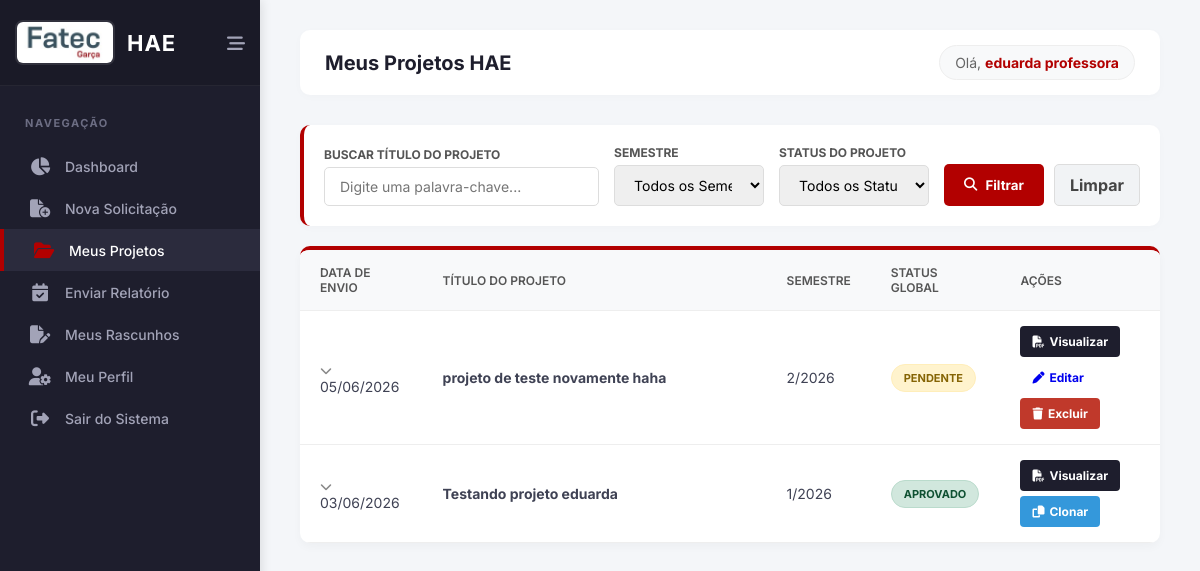
Page /meus_projetos.php (signed in) on the earlier database version.
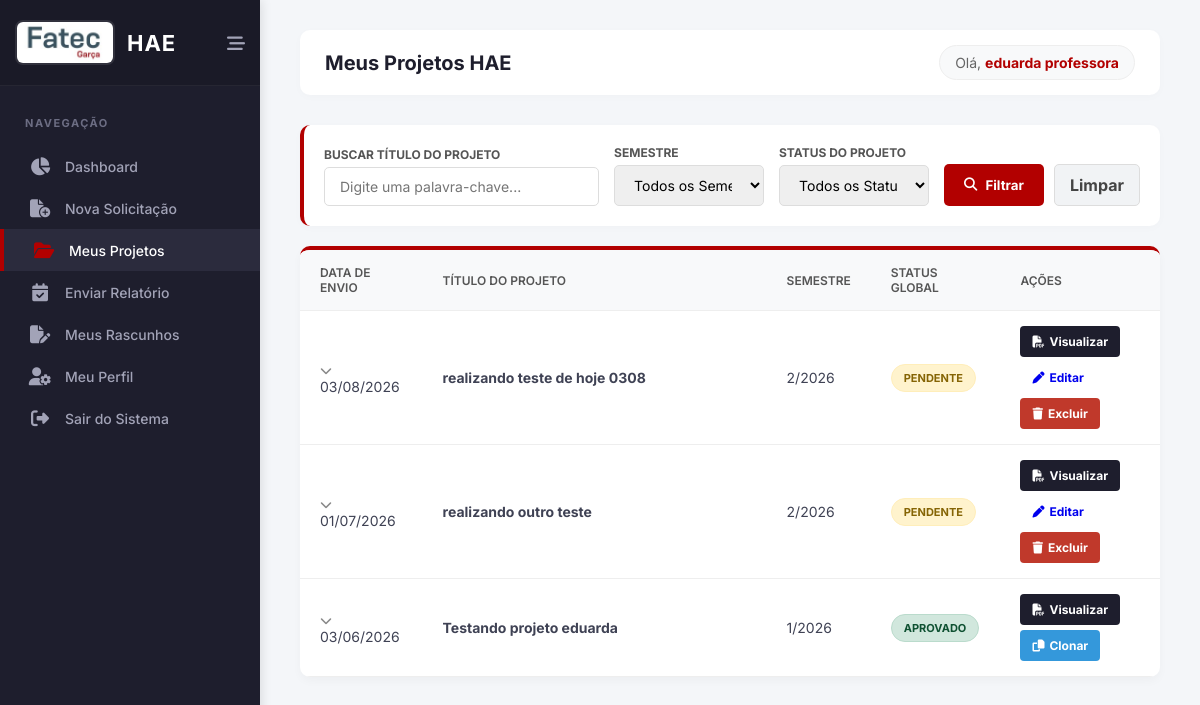
Same page on the later database version.
### tables this page shows
CREATE TABLE `solicitacoes_hae` (
  `id` int(11) NOT NULL,
  `professor_id` int(11) NOT NULL,
  `coordenador_alvo_id` int(11) DEFAULT NULL,
  `coordenador_indicado_id` int(11) DEFAULT NULL,
  `coordenador_id` int(11) DEFAULT NULL,
  `diretor_id` int(11) DEFAULT NULL,
  `parecer_coordenador` text DEFAULT NULL,
  `data_aprovacao_coordenador` date DEFAULT NULL,
  `data_parecer_coordenador` date DEFAULT NULL,
  `semestre` varchar(10) NOT NULL,
  `quantidade_horas` int(11) NOT NULL,
  `horas_aprovadas` int(11) DEFAULT NULL,
  `titulo_projeto` varchar(150) NOT NULL,
  `projeto_anterior` tinyint(1) DEFAULT 0,
  `nome_projeto_anterior` varchar(150) DEFAULT NULL,
  `objetivos_escola` text DEFAULT NULL,
  `horas_aula` int(11) NOT NULL,
  `horas_atividade` int(11) NOT NULL,
  `horas_especificas` int(11) NOT NULL,
  `total_semanal` int(11) NOT NULL,
  `total_mensal` int(11) NOT NULL,
  `categoria` varchar(255) NOT NULL,
  `justificativa` text NOT NULL,
  `objetivo` text NOT NULL,
  `metodologia` text NOT NULL,
  `envolvidos` text NOT NULL,
  `recursos_necessarios` set('Financeiro','Físico','Humano') NOT NULL,
  `detalhamento_recursos` text DEFAULT NULL,
  `cronograma` text NOT NULL,
  `resultados_esperados` text NOT NULL,
  `status_aprovacao` enum('Pendente','Aprovado','Rejeitado') DEFAULT 'Pendente',
  `status_coordenador` varchar(20) DEFAULT 'Pendente',
  `status_diretor` varchar(20) DEFAULT 'Pendente',
  `parecer_diretor` text DEFAULT NULL,
  `data_aprovacao_diretor` date DEFAULT NULL,
  `assinatura_coordenador` varchar(255) DEFAULT NULL,
  `assinatura_diretor` varchar(255) DEFAULT NULL,
  `data_criacao` timestamp NOT NULL DEFAULT current_timestamp()
);

### meus_projetos.php (the view, shortened to what this page needs)
<?php
require 'config/conexao.php';
$usuario_id = $_SESSION['usuario_id'];
$filtro_busca = isset($_GET['busca']) ? trim($_GET['busca']) : '';
$filtro_status = isset($_GET['status_filtro']) ? trim($_GET['status_filtro']) : 'Todos';
$where = ["professor_id = ?"];
$params = [$usuario_id];
$sql_proj = "SELECT * FROM solicitacoes_hae WHERE " . implode(" AND ", $where) . " ORDER BY data_criacao DESC";
$stmt_proj = $pdo->prepare($sql_proj);
$stmt_proj->execute($params);
$projetos_total = $stmt_proj->fetchAll(PDO::FETCH_ASSOC);
$limite_por_pagina = 10;
$pagina_atual_pag = isset($_GET['pagina']) ? (int) $_GET['pagina'] : 1;
$offset = ($pagina_atual_pag - 1) * $limite_por_pagina;
$projetos = array_slice($projetos_total, $offset, $limite_por_pagina);
?>
<!DOCTYPE html>
<html lang="pt-BR">
<head>
    <link rel="stylesheet" href="assets/css/painel.css">
    <link rel="stylesheet" href="https://cdnjs.cloudflare.com/ajax/libs/font-awesome/6.4.0/css/all.min.css">
</head>
<body>
    <aside class="sidebar" id="sidebar">
        <div class="sidebar-header">
            <a href="painel.php" class="brand">
                <img src="img/cps_fatecgarca_logo.jfif" alt="Logo Fatec">
                <h2 class="brand-text">HAE</h2>
            </a>
            <button class="collapse-btn" id="collapse-btn" title="Minimizar Menu"><i class="fa-solid fa-bars-staggered"></i></button>
        </div>
        <nav class="menu">
            <div class="menu-title">Navegação</div>
            <ul>
                <li><a href="painel.php"><i class="fa-solid fa-chart-pie"></i> <span class="menu-text">Dashboard</span></a></li>
                <li><a href="nova_solicitacao.php"><i class="fa-solid fa-file-circle-plus"></i> <span class="menu-text">Nova Solicitação</span></a></li>
                <li><a href="meus_projetos.php" class="active"><i class="fa-solid fa-folder-open"></i> <span class="menu-text">Meus Projetos</span></a></li>
                <li><a href="enviar_relatorio.php"><i class="fa-solid fa-calendar-check"></i> <span class="menu-text">Enviar Relatório</span></a></li>
                <li><a href="meus_rascunhos.php"><i class="fa-solid fa-file-pen"></i> <span class="menu-text">Meus Rascunhos</span></a></li>
                <li><a href="perfil.php"><i class="fa-solid fa-user-gear"></i> <span class="menu-text">Meu Perfil</span></a></li>
                <li><a href="logout.php" class="logout-link"><i class="fa-solid fa-right-from-bracket"></i> <span class="menu-text">Sair do Sistema</span></a></li>
            </ul>
        </nav>
    </aside>
    <main class="main-content">
        <header class="header">
            <div class="header-top">
                <h1>Meus Projetos HAE</h1>
            </div>
            <div class="user-info">Olá, <strong><?php echo htmlspecialchars($_SESSION['usuario_nome']); ?></strong></div>
        </header>
        <form method="GET" class="filter-bar">
            <div class="filter-group" style="flex: 2;">
                <label>Buscar Título do Projeto</label>
                <input type="text" name="busca" placeholder="Digite uma palavra-chave..." value="<?php echo htmlspecialchars($filtro_busca); ?>">
            </div>
            <div class="filter-group">
                <label>Semestre</label>
                <select name="semestre">
                    <option value="Todos">Todos os Semestres</option>
                </select>
            </div>
            <div class="filter-group">
                <label>Status do Projeto</label>
                <select name="status_filtro">
                    <option value="Todos" <?php echo $filtro_status == 'Todos' ? 'selected' : ''; ?>>Todos os Status</option>
                </select>
            </div>
            <div style="display: flex; gap: 10px;">
                <button type="submit" class="btn-filtrar"><i class="fa-solid fa-magnifying-glass"></i> Filtrar</button>
                <a href="meus_projetos.php" class="btn-limpar">Limpar</a>
            </div>
        </form>
        <div class="card-table">
            <div style="overflow-x: auto;">
                <table>
                    <thead>
                        <tr>
                            <th>Data de Envio</th>
                            <th style="width: 40%;">Título do Projeto</th>
                            <th>Semestre</th>
                            <th>Status Global</th>
                            <th>Ações</th>
                        </tr>
                    </thead>
                    <tbody>
                        <?php if (count($projetos) > 0): ?>
                                    <?php foreach ($projetos as $proj): ?>
                                                <?php
                                                $badge_class = 'badge-pendente';
                                                if ($proj['status_aprovacao'] == 'Aprovado')
                                                    $badge_class = 'badge-aprovado';
                                                ?>
                                                <tr class="linha-mestra" id="mestra_<?php echo $proj['id']; ?>" onclick="toggleGaveta(<?php echo $proj['id']; ?>)">
                                                    <td><i class="fa-solid fa-chevron-down icone-expandir"></i> <?php echo date('d/m/Y', strtotime($proj['data_criacao'])); ?></td>
                                                    <td><strong><?php echo htmlspecialchars($proj['titulo_projeto']); ?></strong></td>
                                                    <td><?php echo htmlspecialchars($proj['semestre']); ?></td>
                                                    <td><span class="badge <?php echo $badge_class; ?>"><?php echo $proj['status_aprovacao']; ?></span></td>
                                                    <td onclick="event.stopPropagation();">
                                                        <div style="display: flex; gap: 5px; flex-wrap: wrap;">
                                                            <a href="documento_hae.php?id=<?php echo $proj['id']; ?>" target="_blank" class="btn-action btn-pdf"><i class="fa-solid fa-file-pdf"></i> Visualizar</a>
                                                            <?php if ($proj['status_aprovacao'] == 'Pendente'): ?>
                                                                <a href="nova_solicitacao.php?edit_id=<?php echo $proj['id']; ?>" class="btn-action btn-historico" title="Editar Projeto">
                                                                    <i class="fa-solid fa-pen"></i> Editar
                                                                </a>
                                                            <?php endif; ?>
                                                            <?php if ($proj['status_aprovacao'] == 'Aprovado'): ?>
                                                                <a href="nova_solicitacao.php?clone_id=<?php echo $proj['id']; ?>" class="btn-action btn-clone" title="Copiar este projeto para um novo semestre"><i class="fa-solid fa-copy"></i> Clonar</a>
                                                            <?php endif; ?>
                                                            <?php if ($proj['status_aprovacao'] != 'Aprovado'): ?>
                                                                <form method="POST" style="display:inline; margin:0; padding:0;" onsubmit="return confirm('ATENÇÃO: Tem certeza que deseja excluir definitivamente este projeto? Esta ação não pode ser desfeita.');">
                                                                    <button type="submit" class="btn-action btn-excluir" title="Apagar Projeto"><i class="fa-solid fa-trash"></i> Excluir</button>
                                                                </form>
                                                            <?php endif; ?>
                                                        </div>
                                                    </td>
                                                </tr>
                                    <?php endforeach; ?>
                        <?php else: ?>
                                    <tr><td colspan="5" style="text-align:center; padding: 40px; color: #888;">Nenhum projeto encontrado com estes filtros.</td></tr>
                        <?php endif; ?>
                    </tbody>
                </table>
            </div>
        </div>
    </main>
</body>
</html>

### assets/CSS/painel.css (style rules this page uses)
:root { --fatec-red: #b20000; --fatec-red-hover: #8a0000; --sidebar-bg: #1e1e2d; --sidebar-bg-hover: #2b2b3d; --sidebar-color: #a2a3b7; --sidebar-active: #ffffff; --body-bg: #f4f6f9; --text-color: #3f4254; --sidebar-width: 260px; --sidebar-collapsed-width: 80px; }
* { margin: 0; padding: 0; box-sizing: border-box; font-family: 'Inter', sans-serif; }
body { background-color: var(--body-bg); color: var(--text-color); display: flex; min-height: 100vh; overflow-x: hidden; }
.sidebar { width: var(--sidebar-width); background-color: var(--sidebar-bg); color: var(--sidebar-color); height: 100vh; position: fixed; left: 0; top: 0; transition: all 0.3s cubic-bezier(0.25, 0.8, 0.25, 1); z-index: 1000; display: flex; flex-direction: column; box-shadow: 2px 0 10px rgba(0,0,0,0.1); }
.sidebar-header { padding: 20px 15px; background-color: #1a1a27; display: flex; flex-direction: row; align-items: center; justify-content: space-between; border-bottom: 1px solid rgba(255,255,255,0.05); min-height: 80px; }
.brand { display: flex; flex-direction: row; align-items: center; text-decoration: none; color: #fff; gap: 12px; }
.brand img { width: 100px; height: 45px; object-fit: cover; border-radius: 8px; border: 2px solid rgba(255, 255, 255, 0.1); transition: 0.3s; }
.brand-text { font-size: 22px; font-weight: 700; letter-spacing: 1px; color: var(--sidebar-active); transition: 0.3s; white-space: nowrap; }
.collapse-btn { position: static; background: transparent; border: none; color: var(--sidebar-color); font-size: 18px; cursor: pointer; transition: 0.3s; display: flex; align-items: center; }
.menu { flex: 1; overflow-y: auto; padding: 20px 0; }
.menu-title { padding: 10px 25px; font-size: 11px; text-transform: uppercase; letter-spacing: 1.5px; color: #6c6d83; font-weight: 700; margin-bottom: 5px; white-space: nowrap; }
.menu ul { list-style: none; }
.menu ul li a { display: flex; align-items: center; padding: 12px 25px; color: var(--sidebar-color); text-decoration: none; font-size: 14px; font-weight: 500; transition: 0.3s; white-space: nowrap; }
.menu ul li a i { font-size: 18px; width: 30px; text-align: center; margin-right: 10px; transition: 0.3s; }
.menu ul li a:hover, .menu ul li a.active { background-color: var(--sidebar-bg-hover); color: var(--sidebar-active); border-left: 4px solid var(--fatec-red); }
.menu ul li a:hover i, .menu ul li a.active i { color: var(--fatec-red); }
.main-content { flex: 1; margin-left: var(--sidebar-width); padding: 30px 40px; transition: all 0.3s cubic-bezier(0.25, 0.8, 0.25, 1); width: calc(100% - var(--sidebar-width)); }
.header { display: flex; justify-content: space-between; align-items: center; margin-bottom: 30px; background: #fff; padding: 15px 25px; border-radius: 10px; box-shadow: 0 2px 10px rgba(0,0,0,0.02); }
.header-top { display: flex; align-items: center; gap: 15px; }
.header-top h1 { font-size: 20px; color: #1e1e2d; font-weight: 700; margin: 0; }
.user-info { font-size: 14px; color: #666; background: #f8f9fa; padding: 8px 15px; border-radius: 20px; border: 1px solid #eee; }
.user-info strong { color: var(--fatec-red); }

Differences in the rows shown:
removed solicitacoes_hae: data_criacao "05/06/2026", titulo_projeto "projeto de teste novamente haha", semestre "2/2026", status_aprovacao "PENDENTE"
added solicitacoes_hae: data_criacao "03/08/2026", titulo_projeto "realizando teste de hoje 0308", semestre "2/2026", status_aprovacao "PENDENTE"
added solicitacoes_hae: data_criacao "01/07/2026", titulo_projeto "realizando outro teste", semestre "2/2026", status_aprovacao "PENDENTE"
